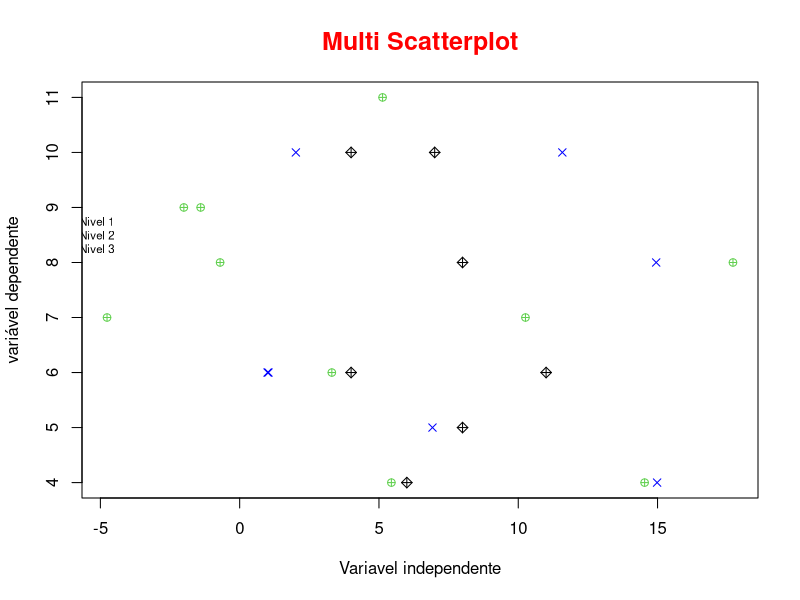

Generate this figure with R:
getwd()

#define os dados

set.seed(67)
x = rnorm(10,6,7)
y = rpois(10,7)
z = rnorm(10,6,7)
t = rpois(10,9)

#criar o plot

plot(x,y, col = 123, pch= 10, main = "Multi Scatterplot", col.main="red", cex.main=1.5, xlab = "Variavel independente", ylab = "variável dependente")

#adiciona outros dados
points(z,t, col= "blue", pch=4)

#adiciona outros dados
points(y, t, col=777, pch=9)


#cria legenda

legend(-6.5,9, legend = c("Nivel 1","Nivel 2","Nivel 3"), col =  c(123,"blue", 777), pch= c(10,4,9), cex =  0.69, bty =  "n")


